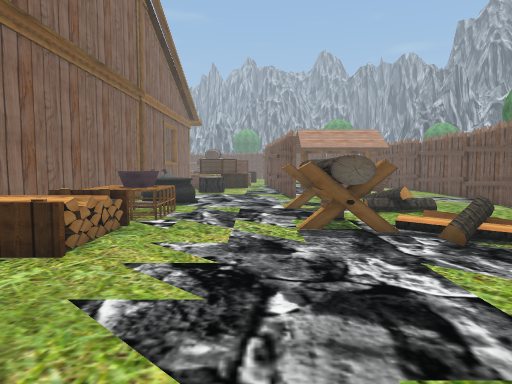
[1] (above)

19 first-person views from a walk through a 3-D level made in the Unity game engine. The camera is 1.5 m above the floor, tilts 4° down and sees 70° across. The floor is counted in squares, 1 m on a side. Each view is taken from the middle of a square. On the plan, view 1 faces up. The plan holds only what a view shows up to about 16 squares ahead; the rest is blank. The place goes on beyond the plan. Some trees and plants on the terrain are drawn as simple stand-ins. The player character is not drawn. Some surface patterns are stand-ins.

[2]
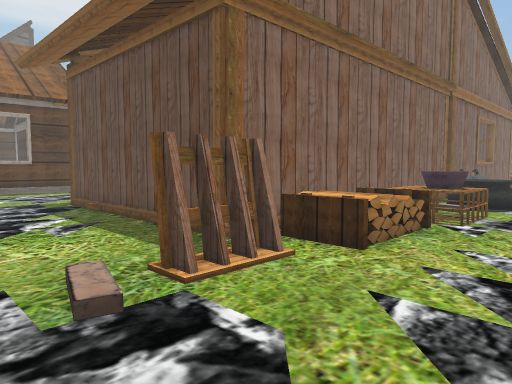

[3]
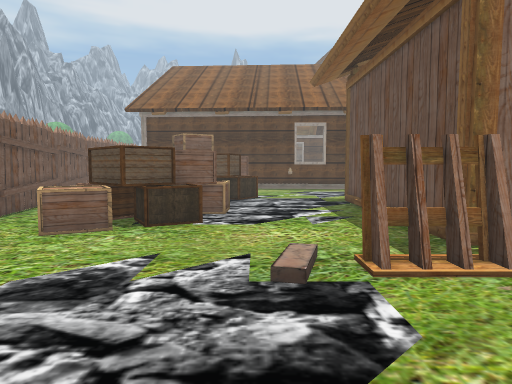

[4]
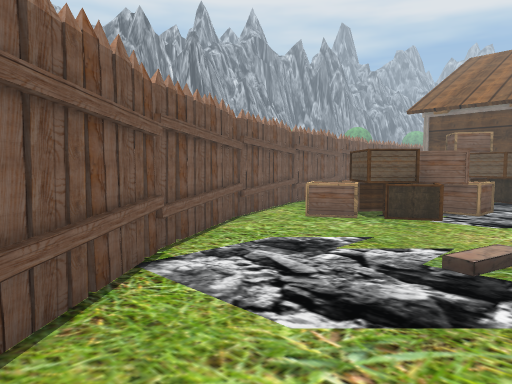

[5]
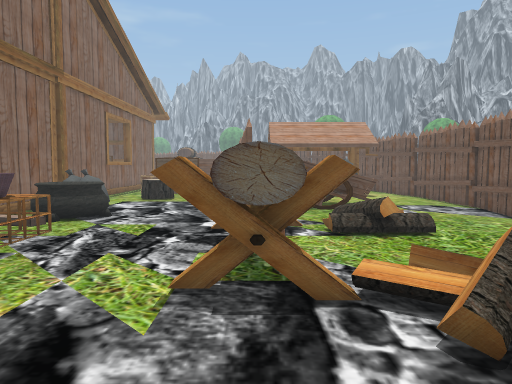

[6]
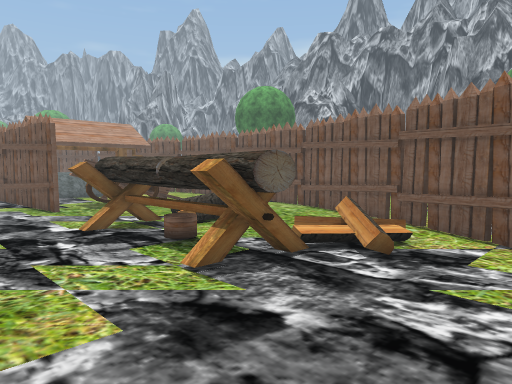

[7]
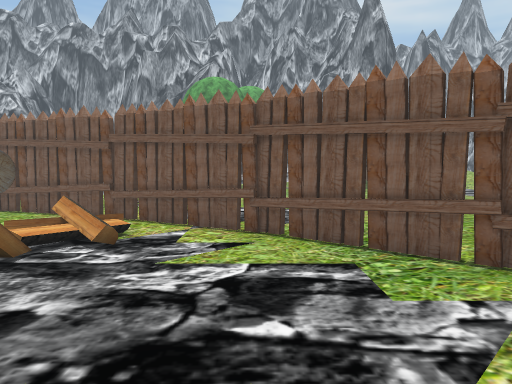

[8]
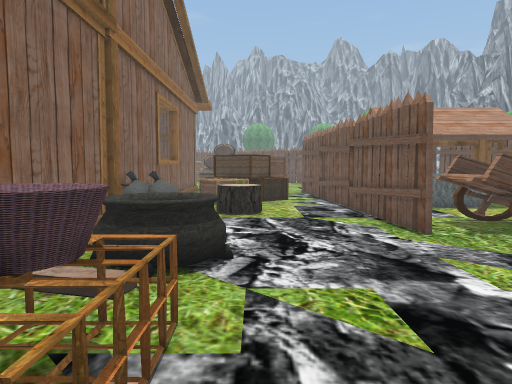

[9]
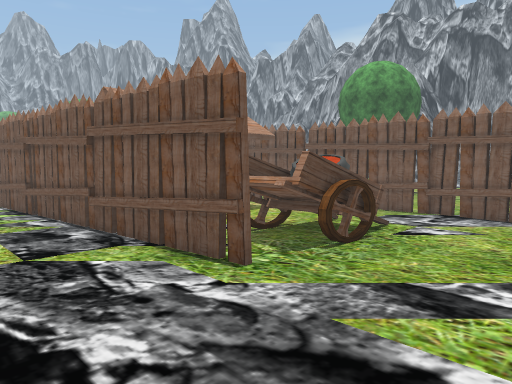

[10]
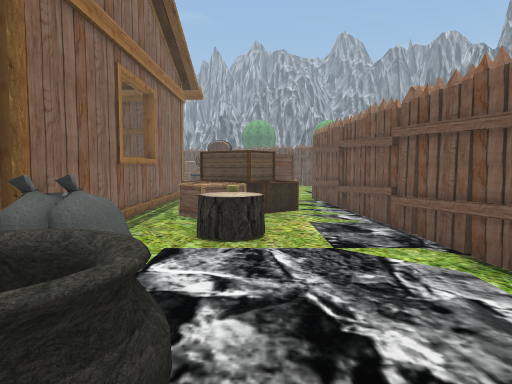

[11]
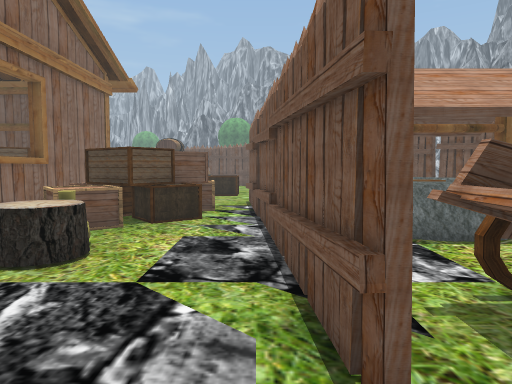

[12]
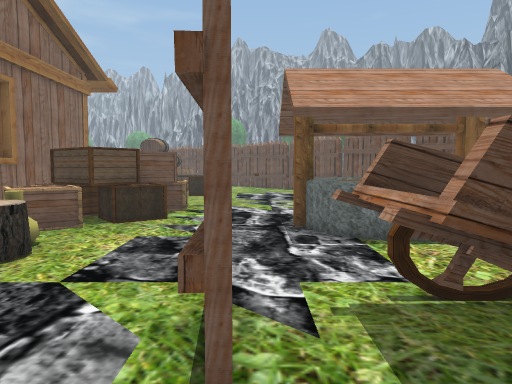

[13]
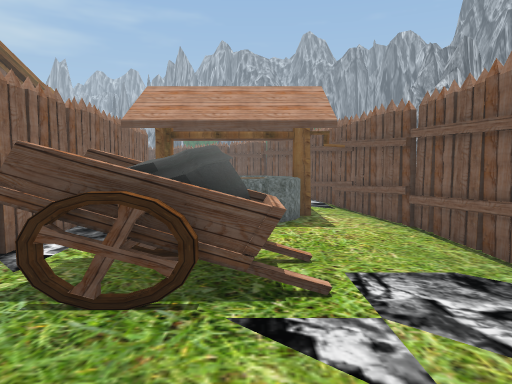

[14]
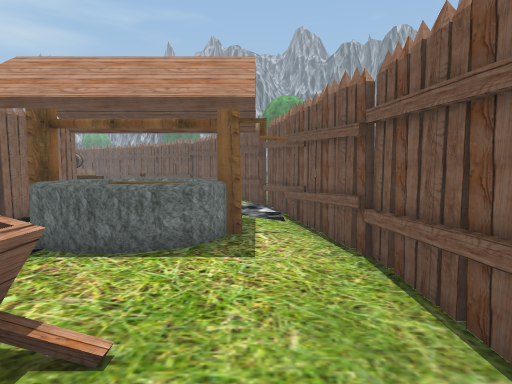

[15]
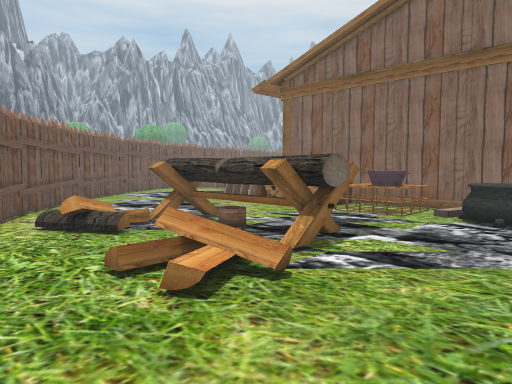

[16]
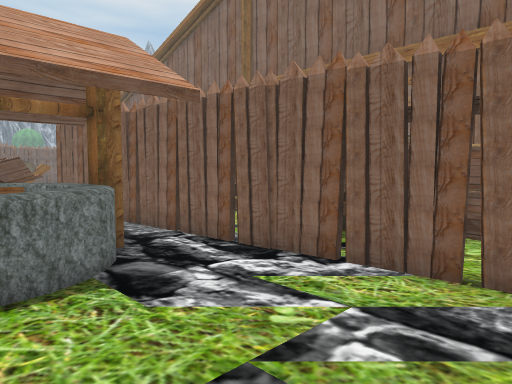

[17]
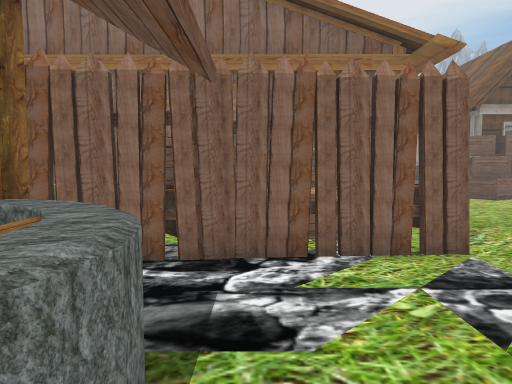

[18]
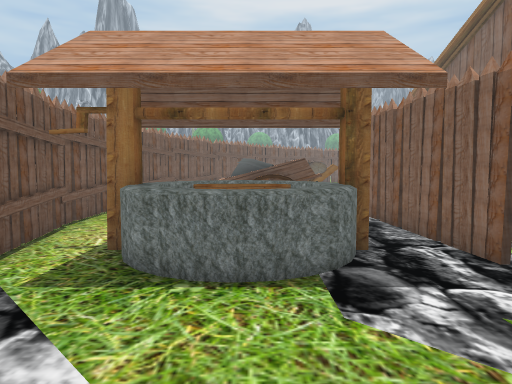

[19]
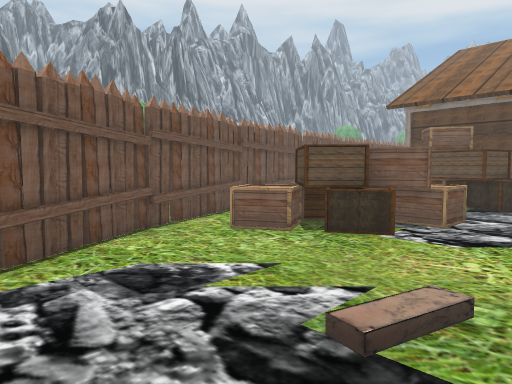

### Floor plan
Key: @ floor where view 1 was taken; # wall or solid block; x gap in a wall; . floor; / step, stairs or slope; = window, fence, low wall or low ledge; ^ raised ledge; C cauldron; B basket; A box; F fence; W wagon; S vase; O other object.
Columns run from 15 left of view 1 to 10 right of it. Each row starts with its distance up from view 1.
 31             OO..... .. #
 30          # AO...#...   ##
 29          # AAAA.#......=#
 28          #. A AA#.......#
 27          #.  AA.#.......#
 26          # AAAA.#..^^^#.#
 25          #.AAAA.#.=^^^^.#
 24          #.AAA..#.#^  #x##
 23          #.AA...#..^^^^.=#
 22          #..SS..# ..^=...#
 21          #..^^..##.......#
 20          # .==..##.......#
 19          #^.....=#WWWW...#
 18          ##=....=#WW##...#
 17          ##=.....#WWWW...#
 16          #.CC............#
 15          #CCC...........=#
 14          #.CC...........##
 13          #......^###=...#
 12          #=##....###=...#
 11          #=B#....# ....=#
 10          #===....# ....##
  9          #^^^....##.=..#
  8          # ^^...###.=.F#
  7          #^^^......OO.F
  6          #^^^........FF
  5 ############.........#
  4 ..........##........FF..
  3 ..........##.......FF...
  2 ..........//......FF.
  1 .........../.....FF
  0 A..AAA.........@FF..
 -1 A  AAAAA.......F#
 -2 O   AAAA......FF
 -3 O   AAAAA....FF
 -4      AAAA..F#F
 -5       ..=##F
 -6     ..####
 -7 =######
 -8 ##

Where each view was taken, in squares from view 1:
view 1: 0 up, 0 right, facing up
view 2: 0 up, 0 right, facing up-left
view 3: 1 up, 1 right, facing left
view 4: 3 up, 2 right, facing down-left
view 5: 4 up, 2 right, facing up
view 6: 4 up, 2 left, facing up-right
view 7: 4 up, 3 left, facing right
view 8: 9 up, 2 left, facing up
view 9: 13 up, 2 left, facing up-right
view 10: 13 up, 2 left, facing up
view 11: 15 up, 1 right, facing up
view 12: 15 up, 2 right, facing up
view 13: 13 up, 6 right, facing up
view 14: 16 up, 8 right, facing up
view 15: 17 up, 8 right, facing down-left
view 16: 31 up, 6 right, facing down-left
view 17: 27 up, 7 right, facing left
view 18: 31 up, 5 right, facing down
view 19: 3 up, 1 left, facing down-left
